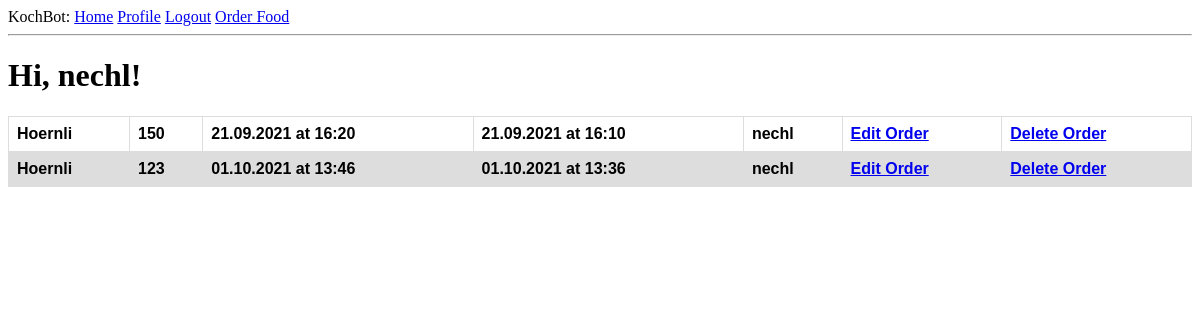
Before: /index (signed in) with the older database file.
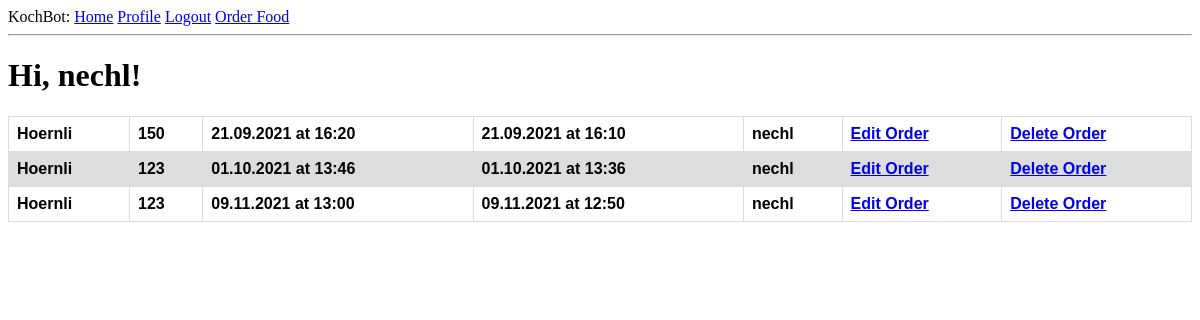
After: the same page with the newer database file.
### app/models.py (models this page shows, shortened)
class User(UserMixin, db.Model):
    id = db.Column(db.Integer, primary_key=True)
    username = db.Column(db.String(64), index=True, unique=True)
    email = db.Column(db.String(120), index=True, unique=True)
    password_hash = db.Column(db.String(128))
    orders = db.relationship('Order', backref='author', lazy='dynamic')

class Order(db.Model):
    id = db.Column(db.Integer, primary_key = True)
    food = db.Column(db.String(140))
    timestamp = db.Column(db.DateTime,  default=datetime.utcnow)
    amount = db.Column(db.Integer())
    finished_at = db.Column(db.DateTime, index = True)
    start_at = db.Column(db.DateTime)
    user_id = db.Column(db.Integer, db.ForeignKey('user.id'))

### app/routes.py (the view)
@app.route('/')
@app.route('/index')
@login_required
def index():
    orders = Order.query.order_by(Order.finished_at.asc()).all()
    return render_template('index.html', title='Home', orders=orders)

### app/models.py (called while the page is built)
@login.user_loader
def load_user(id):
    return User.query.get(int(id))

### app/templates/index.html
{% extends "base.html" %}
{% block content %}
    <div class="MainContent">
        <h1>Hi, {{ current_user.username }}!</h1>
        <table id="orders">
            {% for order in orders %}
                {% include '_order.html' %}
            {% endfor %}
        </table>
    </div>
{% endblock %}

### app/templates/base.html (shortened to what this page needs)
<html>
    <head>
        <link rel="stylesheet" href=" {{ url_for('static', filename='style/style.css') }}">
    </head>
    <body>
        <div>
            KochBot:
                <a href="{{ url_for('index') }}">Home</a>
                {% if current_user.is_anonymous %}
                <a href="{{ url_for('login') }}">Login</a>
                {% else %}
                <a href="{{ url_for('user', username=current_user.username) }}">Profile</a>
                <a href="{{ url_for('logout') }}">Logout</a>
                {% endif %}
                <a href="{{ url_for('order') }}">Order Food</a>
        </div>
        <hr>
        {% block content %}{% endblock %}
    </body>
</html>

### app/templates/_order.html
<tr id="orders">
    <th id="orders">{{ order.food }}</th>
    <th id="orders">{{ order.amount }}</th>
    <th id="orders">{{ order.finished_at.strftime("%d.%m.%Y at %H:%M") }}</th>
    <th id="orders">{{ order.start_at.strftime("%d.%m.%Y at %H:%M") }}</th>
    <th id="orders">{{ order.user_id }}</th>
    <th id="orders"><a href="{{ url_for('edit_order', id=order.id) }}">Edit Order</a></th>
    <th id="orders"><a href="{{ url_for('delete_order', id=order.id) }}">Delete Order</a></th>
</tr>

### app/static/style/style.css (style rules this page uses)
table#orders { font-family: Arial, sans-serif; font-style:normal; border-collapse: collapse; width: 100%; }
td#orders, th#orders { border: 1px solid #dddddd; text-align: left; padding: 8px; }
tr#orders:nth-child(even) { background-color: #dddddd; }
.MainContent { background-color: white; }

Changed rows visible on the page:
added Order: food "Hoernli", amount "123", finished_at "09.11.2021 at 13:00", start_at "09.11.2021 at 12:50", user_id "nechl"
